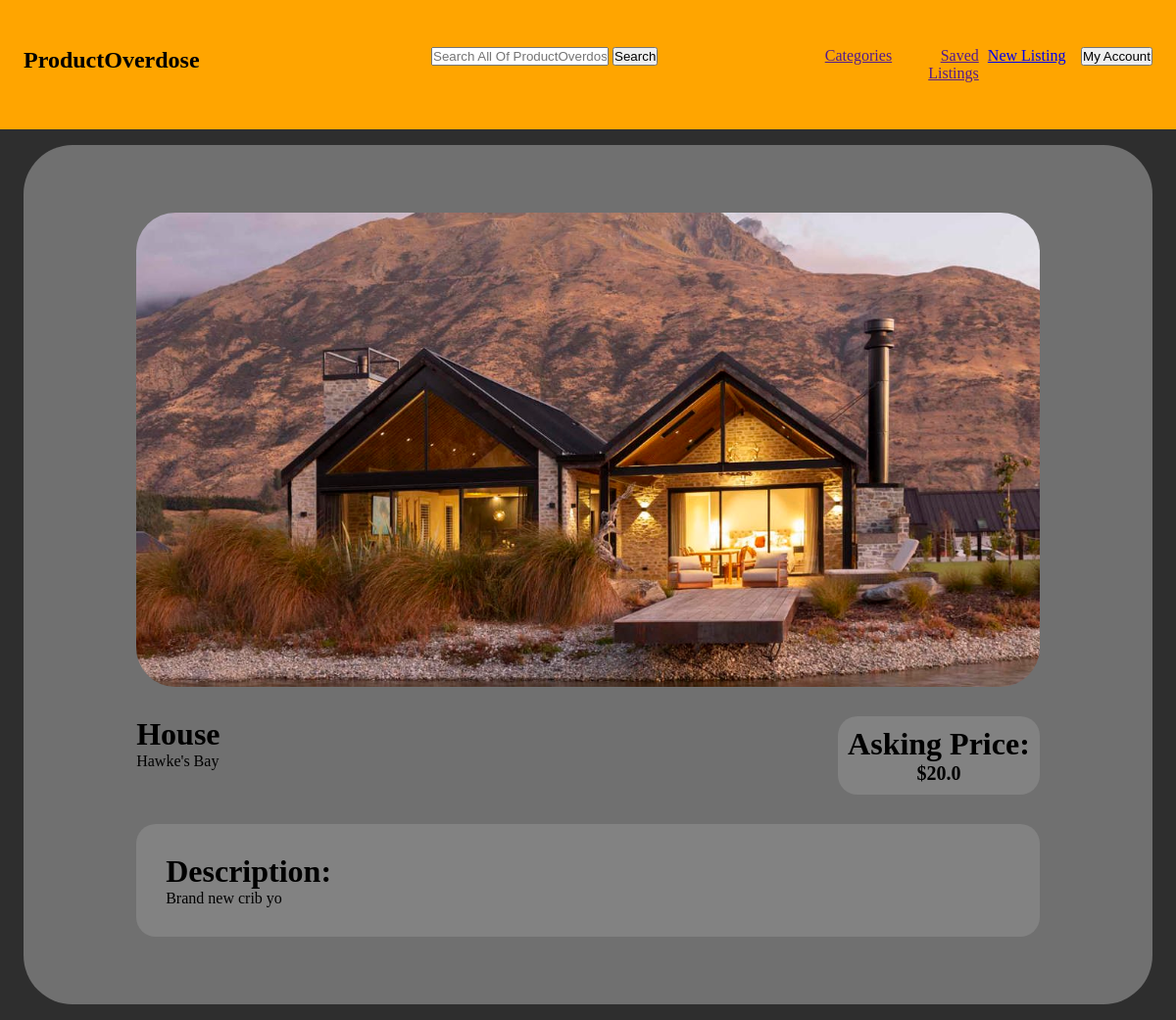
The app's page /listings/house with its own data.
### listings/models.py (models this page shows, shortened)
class Listing(models.Model):
    title = models.CharField(max_length=75)
    body = models.TextField()
    slug = models.SlugField(unique=True, blank=True)
    date = models.DateTimeField(auto_now_add=True)
    banner = models.ImageField(default='lambo.webp', blank=True)
    author = models.ForeignKey(User, on_delete=models.CASCADE, default=None)
    price = models.FloatField()
    LOCATION_CHOICES = [
        ('Northland', 'Northland'),
        ('Auckland', 'Auckland'),
        ('Waikato', 'Waikato'),
        ('Bay Of Plenty', 'Bay Of Plenty'),
        ('Gisborne', 'Gisborne'),
        ("Hawke's Bay", "Hawke's Bay"),
        ('Taranaki', 'Taranaki'),
        ('Manawatū-Whanganui', 'Manawatū-Whanganui'),
        ('Wellington', 'Wellington'),
        ('Tasman', 'Tasman'),
        ('Nelson', 'Nelson'),
        ('Marlborough', 'Marlborough'),
        ('West Coast', 'West Coast'),
        ('Canterbury', 'Canterbury'),
        ('Otago', 'Otago'),
        ('Southland', 'Southland'),
    ]
    location = models.CharField(max_length=25, choices = LOCATION_CHOICES, null=True)
    CATEGORY_CHOICES = [
        ('Sports', 'Sports'),
        ('Electronics', 'Electronics'),
        ('Motors', 'Motors'),
        ('Fashion', 'Fashion'),
        ('Art/Music', 'Art/Music'),
        ('Property', 'Property'),
        ('Health', 'Health'),
        ('Other', 'Other')
    ]
    category = models.CharField(max_length=25, choices = CATEGORY_CHOICES, null=True)

### listings/views.py (the view)
def listing_page(request, slug):
    listing = Listing.objects.get(slug=slug)
    return render(request, 'listings/listing_page.html', {'listing': listing})

### listings/templates/listings/listing_page.html (shortened to what this page needs)
{% extends 'layout.html' %}
{% block content %}
    <div class="listing-styling">
        <div class="page_banner">
            <img src="{{ listing.banner.url }}" alt="{{ listing.title }}">
        </div>
        <div class="listing-details">
            <div class="listing-title">
                <h1>{{ listing.title }}</h1>
                <p>{{ listing.location }}</p>
            </div>
            <div class="listing-price">
                <h1>Asking Price:</h1>
                <p>${{ listing.price }}</p>
            </div>
        </div>
        <div class="listing-body">
            <h1>Description:</h1>
            <p>{{ listing.body }}</p>
        </div>
    </div>
{% endblock %}

### static/css/style.css (style rules this page uses)
* { margin: 0; padding: 0; }
body { background-color: #2E2E2E; }
.listing-styling { background-color: #707070; border-radius: 50px; padding: 6% 10%; }
.page_banner { overflow: hidden; border-radius: 40px; }
.page_banner img { display: block; width: 100%; height: auto; object-fit: cover; }
.listing-details { display: grid; grid-template-columns: 1fr auto; margin-top: 30px; }
.listing-price { background-color: #828282; border-radius: 20px; text-align: center; padding: 10px; }
.listing-price p { color: black; font-size: 20px; font-weight: bold; }
.listing-body { background-color: #828282; border-radius: 20px; text-align: left; padding: 30px; margin-top: 30px; }

### records on screen
Listing: banner (picture), title "House", location "Hawke's Bay", price "20.0", body "Brand new crib yo"
